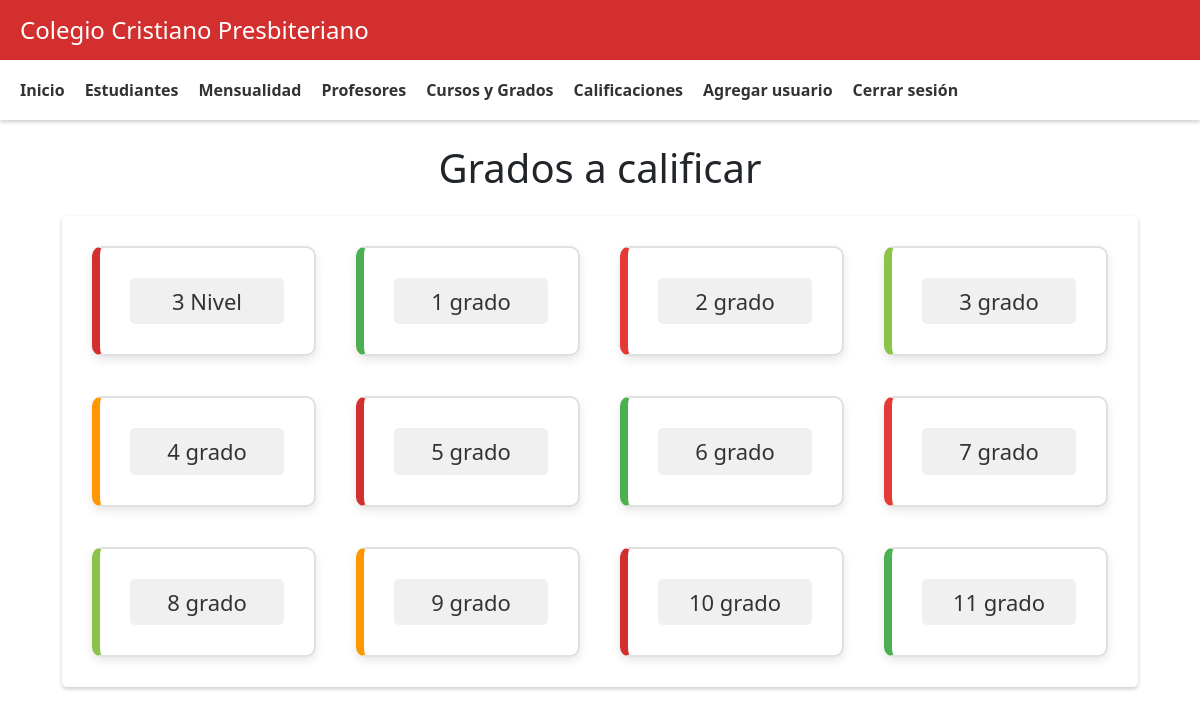
Page /code/view/admin/calificaciones.php (signed in) on the committed database.
### tables this page shows
CREATE TABLE `grados` (
  `id_grado` int NOT NULL,
  `nombre_grado` varchar(50) NOT NULL
);

### code/view/admin/calificaciones.php (the view, shortened to what this page needs)
<?php include "header.php";?>
<!DOCTYPE html>
<html lang="es">
<head>
    <link href="https://cdn.jsdelivr.net/npm/bootstrap@5.3.3/dist/css/bootstrap.min.css" rel="stylesheet">
</head>
<body>
    <div class="container mt-4">
        <h1 class="text-center mb-4">Grados a calificar</h1>
        <div id="content">
            <?php
            include "../../conexion.php";
            $query = "SELECT * FROM grados ";
            $allowed_colors = array('#ff9800', '#d32f2f', '#4caf50', '#e53935', '#8bc34a');
            if ($result = $conexion->query($query)) {
                $count = 1;
                while ($row = $result->fetch_assoc()) {
                    $random_color = $allowed_colors[$count % count($allowed_colors)];
                    echo "<div class='module-alatorio' style='border-left: 8px solid " . $random_color . ";'>";
                    echo "<a href='asignaturas.php?id_grado=" . $row['id_grado'] . "'><h2>" . $row['nombre_grado'] . "</h2></a>";
                    echo "</div>";
                    $count++;
                }
            } else {
                echo 'Error en la consulta: ' . $conexion->error;
            }
            ?>
        </div>
    </div>
</body>
</html>

### code/view/admin/style.css (style rules this page uses)
body { margin: 0; padding: 0; font-family: sans-serif; background-color: #fff; color: #333; }
#content { display: flex; flex-wrap: wrap; justify-content: center; margin: 20px; padding: 20px; background-color: #fff; box-shadow: 0 2px 4px rgba(0,0,0,0.2); border-radius: 5px; }

### code/view/admin/calificaciones.php (style rules this page uses)
#content { display: flex; flex-wrap: wrap; justify-content: space-between; gap: 20px; }
.module-alatorio { padding: 30px; border-radius: 10px; margin: 10px; text-align: center; flex: 1 0 21%; box-shadow: 0px 4px 10px rgba(0, 0, 0, 0.1); transition: transform 0.3s ease, box-shadow 0.3s ease; border: 2px solid #e0e0e0; background-color: #fff; }
.module-alatorio a { color: #333; text-decoration: none; font-size: 20px; font-weight: bold; display: block; padding: 10px; border-radius: 5px; background-color: #f0f0f0; transition: background-color 0.3s ease; }
.module-alatorio h2 { margin: 0; font-size: 22px; }

### rows in the picture
grados: nombre_grado "3 Nivel"
grados: nombre_grado "1 grado"
grados: nombre_grado "2 grado"
grados: nombre_grado "3 grado"
grados: nombre_grado "4 grado"
grados: nombre_grado "5 grado"
grados: nombre_grado "6 grado"
grados: nombre_grado "7 grado"
grados: nombre_grado "8 grado"
grados: nombre_grado "9 grado"
grados: nombre_grado "10 grado"
grados: nombre_grado "11 grado"
